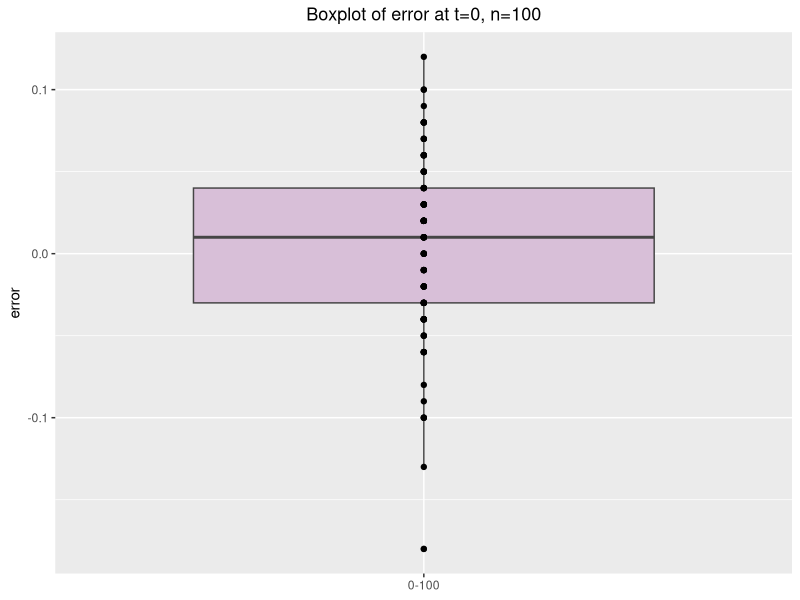

R code for this plot: (Note: this script raises an error after producing the figure.)
## ---- chunk 1
knitr::opts_chunk$set(echo = TRUE)
## ---- chunk 2
t=c(0.0,0.67, 0.84,1.28,1.65,2.32,2.58,3.09,3.72)

n1=100
w1=matrix(0,9,100)
x1=vector("numeric",9)
y1=c(rnorm(100,0,1))

for (i in 1:9) 
  {for(j in 1:100)
    {w1[i,j]=sign(y1[j]<=t[i])}
  x1[i]=sum(w1[i,])/100}

n2=1000
w2=matrix(0,9,1000)
x2=vector("numeric",9)
y2=c(rnorm(1000,0,1))

for (i in 1:9) {
  for(j in 1:1000){
    w2[i,j]=sign(y2[j]<=t[i])
  }
  x2[i]=sum(w2[i,])/1000
}

n3=10000
w3=matrix(0,9,10000)
x3=vector("numeric",9)
y3=c(rnorm(100,0,1))

for (i in 1:9) {
  for(j in 1:10000){
    w3[i,j]=sign(y3[j] <= t[i])
  }
  x3[i]=sum(w1[i,])/10000
}

x4=pnorm(c(0.0, 0.67, 0.84, 1.28, 1.65, 2.32, 2.58, 3.09, 3.72),0,1)
x=data.frame(R.100=x1,R.1000=x2,R.10000=x3,True_value=x4)
colnames=c("n=100","n=1000","n=10000","True_value")
rownames=c("t=0","t=0.67","t=0.84","t=1.28","t=1.65","t=2.32","t=2.58","t=3.09","t=3.72")
dimnames(x)=list(rownames,colnames)
x

## ---- chunk 3
n1=100
rp100_100<-function(){
  n1=100
  w1=matrix(0,9,100)
  x1=vector("numeric",9)
  y1=c(rnorm(100,0,1))

for (i in 1:9) {
  for(j in 1:100){
    w1[i,j]=sign(y1[j]<=t[i])
  }
  x1[i]=sum(w1[i,])/100
}
  return(x1)
}
m1=matrix(0,100,9)
for(i in 1:100)
    m1[i,]=rp100_100()
m1
 
n2=1000
rp100_1000<-function(){
  n2=1000
  w2=matrix(0,9,1000)
  x2=vector("numeric",9)
  y2=c(rnorm(1000,0,1))

for (i in 1:9) {
  for(j in 1:1000){
    w2[i,j]=sign(y2[j]<=t[i])
  }
  x2[i]=sum(w2[i,])/1000
}
  return(x2)
}
m2=matrix(0,100,9)
for(i in 1:100)
    m2[i,]=rp100_100()
m2

n3=10000
rp100_10000<-function(){
  n3=10000
  w3=matrix(0,9,10000)
  x3=vector("numeric",9)
  y3=c(rnorm(10000,0,1))

for (i in 1:9) {
  for(j in 1:10000){
    w3[i,j]=sign(y3[j]<=t[i])
  }
  x3[i]=sum(w3[i,])/10000
}
  return(x3)
}
m3=matrix(0,100,9)
for(i in 1:100)
    m3[i,]=rp100_100()
m3

## ---- chunk 4
n=100
e100_1=m1[,1]-c(rep(pnorm(0,0,1),100))
e100_2=m1[,2]-c(rep(pnorm(0.67,0,1),100))
e100_3=m1[,3]-c(rep(pnorm(0.84,0,1),100))
e100_4=m1[,4]-c(rep(pnorm(1.28,0,1),100))
e100_5=m1[,5]-c(rep(pnorm(1.65,0,1),100))
e100_6=m1[,6]-c(rep(pnorm(2.32,0,1),100))
e100_7=m1[,7]-c(rep(pnorm(2.58,0,1),100))
e100_8=m1[,8]-c(rep(pnorm(3.09,0,1),100))
e100_9=m1[,9]-c(rep(pnorm(3.72,0,1),100))

n=1000
e1000_1=m2[,1]-c(rep(pnorm(0,0,1),100))
e1000_2=m2[,2]-c(rep(pnorm(0.67,0,1),100))
e1000_3=m2[,3]-c(rep(pnorm(0.84,0,1),100))
e1000_4=m2[,4]-c(rep(pnorm(1.28,0,1),100))
e1000_5=m2[,5]-c(rep(pnorm(1.65,0,1),100))
e1000_6=m2[,6]-c(rep(pnorm(2.32,0,1),100))
e1000_7=m2[,7]-c(rep(pnorm(2.58,0,1),100))
e1000_8=m2[,8]-c(rep(pnorm(3.09,0,1),100))
e1000_9=m2[,9]-c(rep(pnorm(3.72,0,1),100))

n=10000
e10000_1=m3[,1]-c(rep(pnorm(0,0,1),100))
e10000_2=m3[,2]-c(rep(pnorm(0.67,0,1),100))
e10000_3=m3[,3]-c(rep(pnorm(0.84,0,1),100))
e10000_4=m3[,4]-c(rep(pnorm(1.28,0,1),100))
e10000_5=m3[,5]-c(rep(pnorm(1.65,0,1),100))
e10000_6=m3[,6]-c(rep(pnorm(2.32,0,1),100))
e10000_7=m3[,7]-c(rep(pnorm(2.58,0,1),100))
e10000_8=m3[,8]-c(rep(pnorm(3.09,0,1),100))
e10000_9=m3[,9]-c(rep(pnorm(3.72,0,1),100))

A=cbind.data.frame(e100_1,e100_2,e100_3,e100_4,e100_5,e100_6,e100_7,e100_8,e100_9,e1000_1,e1000_2,e1000_3,e1000_4,e1000_5,e1000_6,e1000_7,e1000_8,e1000_9,e10000_1,e10000_2,e10000_3,e10000_4,e10000_5,e10000_6,e10000_7,e10000_8,e10000_9)

## ---- chunk 5
library(ggplot2)

plot1<-ggplot(data=A,aes(y=e100_1,x="0-100"))+geom_boxplot(
    fill="thistle",colour="gray27")+geom_point()+
    labs(title="Boxplot of error at t=0, n=100",y="error",
         x=NULL)+theme(plot.title=element_text(size=13,hjust=0.5))
plot1

knitr::include_graphics("plot/Rplot1.png")

plot2<-ggplot(data=A,aes(y=e100_2,x="0.67-100"))+geom_boxplot(
    fill="thistle",colour="gray27")+geom_point()+
    labs(title="Boxplot of error at t=0.67, n=100",y="error",
         x=NULL)+theme(plot.title=element_text(size=13,hjust=0.5))
plot2

knitr::include_graphics("plot/Rplot2.png")

plot3<-ggplot(data=A,aes(y=e100_3,x="0.84-100"))+geom_boxplot(
    fill="thistle",colour="gray27")+geom_point()+
    labs(title="Boxplot of error at t=0.84, n=100",y="error",
         x=NULL)+theme(plot.title=element_text(size=13,hjust=0.5))
plot3

knitr::include_graphics("plot/Rplot3.png")

plot4<-ggplot(data=A,aes(y=e100_4,x="1.28-100"))+geom_boxplot(
    fill="thistle",colour="gray27")+geom_point()+
    labs(title="Boxplot of error at t=1.28, n=100",y="error",
         x=NULL)+theme(plot.title=element_text(size=13,hjust=0.5))
plot4

knitr::include_graphics("plot/Rplot4.png")

plot5<-ggplot(data=A,aes(y=e100_5,x="1.65-100"))+geom_boxplot(
    fill="thistle",colour="gray27")+geom_point()+
    labs(title="Boxplot of error at t=1.65, n=100",y="error",
         x=NULL)+theme(plot.title=element_text(size=13,hjust=0.5))
plot5

knitr::include_graphics("plot/Rplot5.png")

plot6<-ggplot(data=A,aes(y=e100_6,x="2.32-100"))+geom_boxplot(
    fill="thistle",colour="gray27")+geom_point()+
    labs(title="Boxplot of error at t=2.32, n=100",y="error",
         x=NULL)+theme(plot.title=element_text(size=13,hjust=0.5))
plot6

knitr::include_graphics("plot/Rplot6.png")

plot7<-ggplot(data=A,aes(y=e100_7,x="2.58-100"))+geom_boxplot(
    fill="thistle",colour="gray27")+geom_point()+
    labs(title="Boxplot of error at t=2.58, n=100",y="error",
         x=NULL)+theme(plot.title=element_text(size=13,hjust=0.5))
plot7

knitr::include_graphics("plot/Rplot7.png")

plot8<-ggplot(data=A,aes(y=e100_8,x="3.09-100"))+geom_boxplot(
    fill="thistle",colour="gray27")+geom_point()+
    labs(title="Boxplot of error at t=3.09, n=100",y="error",
         x=NULL)+theme(plot.title=element_text(size=13,hjust=0.5))
plot8

knitr::include_graphics("plot/Rplot8.png")

plot9<-ggplot(data=A,aes(y=e100_9,x="3.72-100"))+geom_boxplot(
    fill="thistle",colour="gray27")+geom_point()+
    labs(title="Boxplot of error at t=3.72, n=100",y="error",
         x=NULL)+theme(plot.title=element_text(size=13,hjust=0.5))
plot9

knitr::include_graphics("plot/Rplot9.png")

plot10<-ggplot(data=A,aes(y=e1000_1,x="0-100"))+geom_boxplot(
    fill="thistle",colour="gray27")+geom_point()+
    labs(title="Boxplot of error at t=0, n=100",y="error",
         x=NULL)+theme(plot.title=element_text(size=13,hjust=0.5))
plot10

knitr::include_graphics("plot/Rplot10.png")

plot11<-ggplot(data=A,aes(y=e1000_2,x="0.67-100"))+geom_boxplot(
    fill="thistle",colour="gray27")+geom_point()+
    labs(title="Boxplot of error at t=0.67, n=100",y="error",
         x=NULL)+theme(plot.title=element_text(size=13,hjust=0.5))
plot11

knitr::include_graphics("plot/Rplot11.png")

plot12<-ggplot(data=A,aes(y=e1000_3,x="0.84-100"))+geom_boxplot(
    fill="thistle",colour="gray27")+geom_point()+
    labs(title="Boxplot of error at t=0.84, n=100",y="error",
         x=NULL)+theme(plot.title=element_text(size=13,hjust=0.5))
plot12

knitr::include_graphics("plot/Rplot12.png")

plot13<-ggplot(data=A,aes(y=e1000_4,x="1.28-100"))+geom_boxplot(
    fill="thistle",colour="gray27")+geom_point()+
    labs(title="Boxplot of error at t=1.28, n=100",y="error",
         x=NULL)+theme(plot.title=element_text(size=13,hjust=0.5))
plot13

knitr::include_graphics("plot/Rplot13.png")

plot14<-ggplot(data=A,aes(y=e1000_5,x="1.65-100"))+geom_boxplot(
    fill="thistle",colour="gray27")+geom_point()+
    labs(title="Boxplot of error at t=1.65, n=100",y="error",
         x=NULL)+theme(plot.title=element_text(size=13,hjust=0.5))
plot14

knitr::include_graphics("plot/Rplot14.png")

plot15<-ggplot(data=A,aes(y=e1000_6,x="2.32-100"))+geom_boxplot(
    fill="thistle",colour="gray27")+geom_point()+
    labs(title="Boxplot of error at t=2.32, n=100",y="error",
         x=NULL)+theme(plot.title=element_text(size=13,hjust=0.5))
plot15

knitr::include_graphics("plot/Rplot15.png")

plot16<-ggplot(data=A,aes(y=e1000_7,x="2.58-100"))+geom_boxplot(
    fill="thistle",colour="gray27")+geom_point()+
    labs(title="Boxplot of error at t=2.58, n=100",y="error",
         x=NULL)+theme(plot.title=element_text(size=13,hjust=0.5))
plot16

knitr::include_graphics("plot/Rplot16.png")

plot17<-ggplot(data=A,aes(y=e1000_8,x="3.09-100"))+geom_boxplot(
    fill="thistle",colour="gray27")+geom_point()+
    labs(title="Boxplot of error at t=3.09, n=100",y="error",
         x=NULL)+theme(plot.title=element_text(size=13,hjust=0.5))
plot17

knitr::include_graphics("plot/Rplot17.png")

plot18<-ggplot(data=A,aes(y=e1000_9,x="3.72-100"))+geom_boxplot(
    fill="thistle",colour="gray27")+geom_point()+
    labs(title="Boxplot of error at t=3.72, n=100",y="error",
         x=NULL)+theme(plot.title=element_text(size=13,hjust=0.5))
plot18

knitr::include_graphics("plot/Rplot18.png")

plot19<-ggplot(data=A,aes(y=e10000_1,x="0-100"))+geom_boxplot(
    fill="thistle",colour="gray27")+geom_point()+
    labs(title="Boxplot of error at t=0, n=100",y="error",
         x=NULL)+theme(plot.title=element_text(size=13,hjust=0.5))
plot19

knitr::include_graphics("plot/Rplot19.png")

plot20<-ggplot(data=A,aes(y=e10000_2,x="0.67-100"))+geom_boxplot(
    fill="thistle",colour="gray27")+geom_point()+
    labs(title="Boxplot of error at t=0.67, n=100",y="error",
         x=NULL)+theme(plot.title=element_text(size=13,hjust=0.5))
plot20

knitr::include_graphics("plot/Rplot20.png")

plot21<-ggplot(data=A,aes(y=e10000_3,x="0.84-100"))+geom_boxplot(
    fill="thistle",colour="gray27")+geom_point()+
    labs(title="Boxplot of error at t=0.84, n=100",y="error",
         x=NULL)+theme(plot.title=element_text(size=13,hjust=0.5))
plot21

knitr::include_graphics("plot/Rplot21.png")

plot22<-ggplot(data=A,aes(y=e10000_4,x="1.28-100"))+geom_boxplot(
    fill="thistle",colour="gray27")+geom_point()+
    labs(title="Boxplot of error at t=1.28, n=100",y="error",
         x=NULL)+theme(plot.title=element_text(size=13,hjust=0.5))
plot22

knitr::include_graphics("plot/Rplot22.png")

plot23<-ggplot(data=A,aes(y=e10000_5,x="1.65-100"))+geom_boxplot(
    fill="thistle",colour="gray27")+geom_point()+
    labs(title="Boxplot of error at t=1.65, n=100",y="error",
         x=NULL)+theme(plot.title=element_text(size=13,hjust=0.5))
plot23

knitr::include_graphics("plot/Rplot23.png")

plot24<-ggplot(data=A,aes(y=e10000_6,x="2.32-100"))+geom_boxplot(
    fill="thistle",colour="gray27")+geom_point()+
    labs(title="Boxplot of error at t=2.32, n=100",y="error",
         x=NULL)+theme(plot.title=element_text(size=13,hjust=0.5))
plot24

knitr::include_graphics("plot/Rplot24.png")

plot25<-ggplot(data=A,aes(y=e10000_7,x="2.58-100"))+geom_boxplot(
    fill="thistle",colour="gray27")+geom_point()+
    labs(title="Boxplot of error at t=2.58, n=100",y="error",
         x=NULL)+theme(plot.title=element_text(size=13,hjust=0.5))
plot25

knitr::include_graphics("plot/Rplot25.png")

plot26<-ggplot(data=A,aes(y=e10000_8,x="3.09-100"))+geom_boxplot(
    fill="thistle",colour="gray27")+geom_point()+
    labs(title="Boxplot of error at t=3.09, n=100",y="error",
         x=NULL)+theme(plot.title=element_text(size=13,hjust=0.5))
plot26

knitr::include_graphics("plot/Rplot26.png")

plot27<-ggplot(data=A,aes(y=e10000_9,x="3.72-100"))+geom_boxplot(
    fill="thistle",colour="gray27")+geom_point()+
    labs(title="Boxplot of error at t=3.72, n=100",y="error",
         x=NULL)+theme(plot.title=element_text(size=13,hjust=0.5))
plot27

knitr::include_graphics("plot/Rplot27.png")

